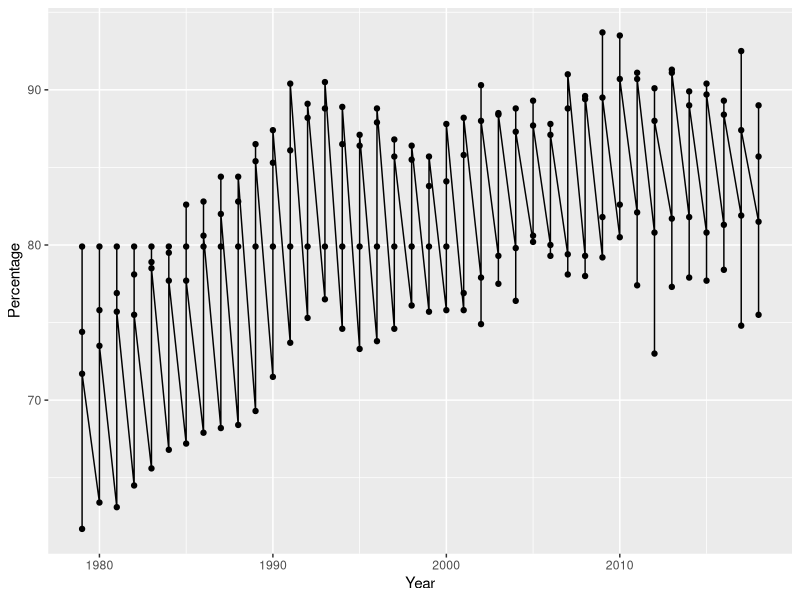
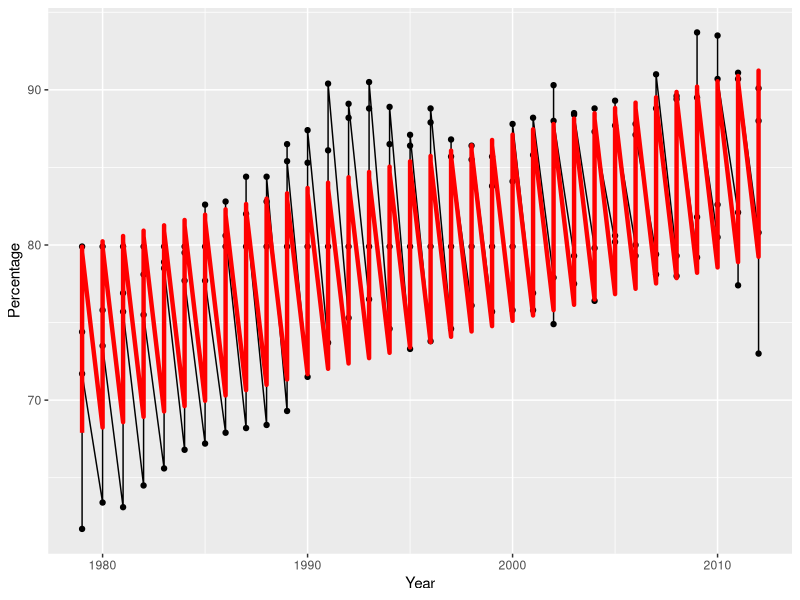
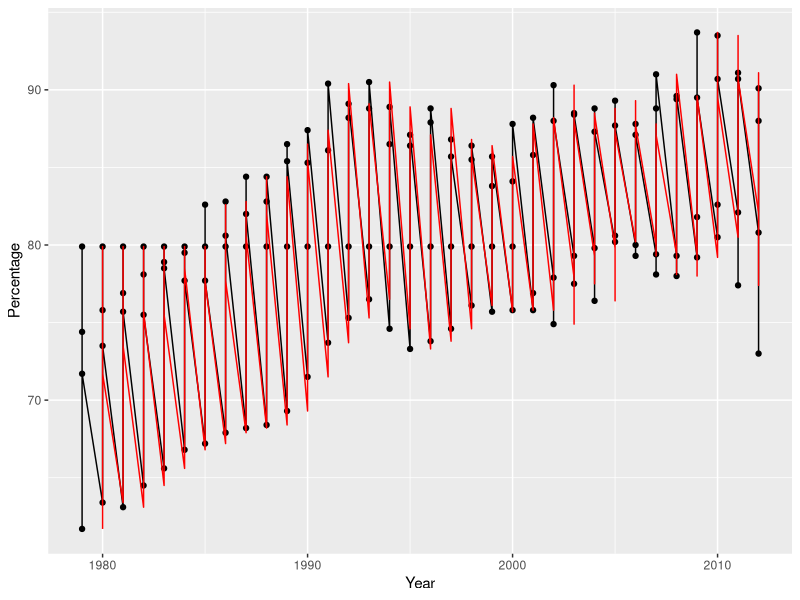
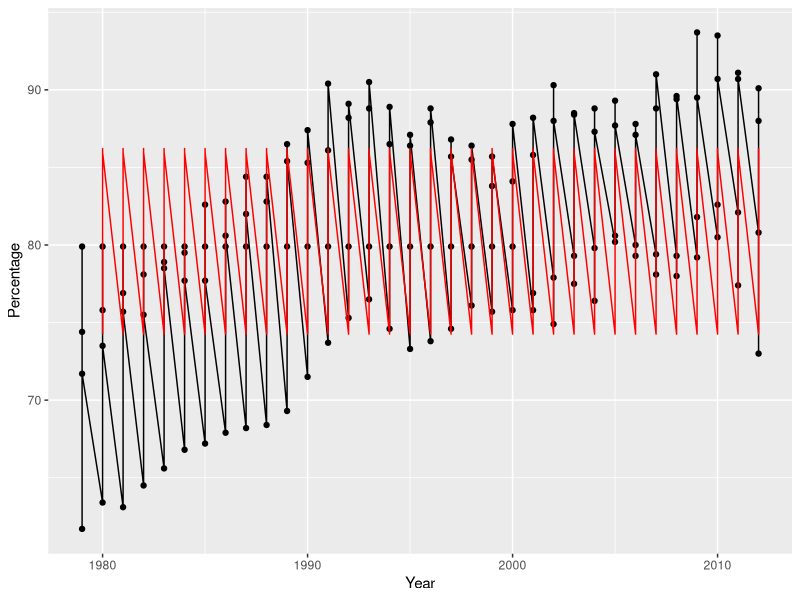
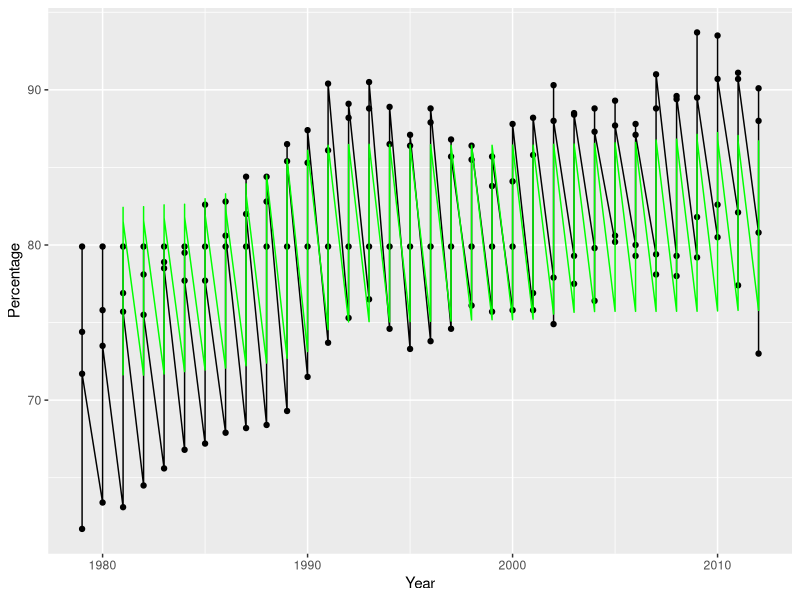
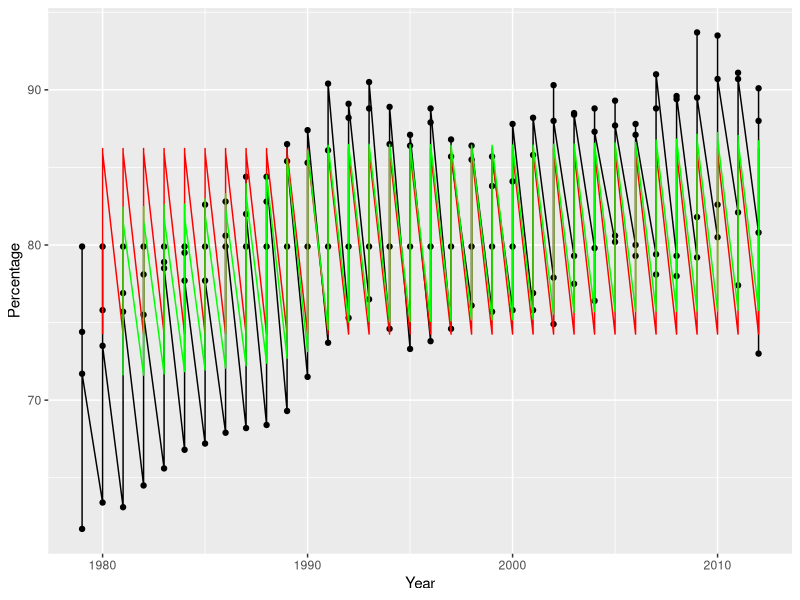
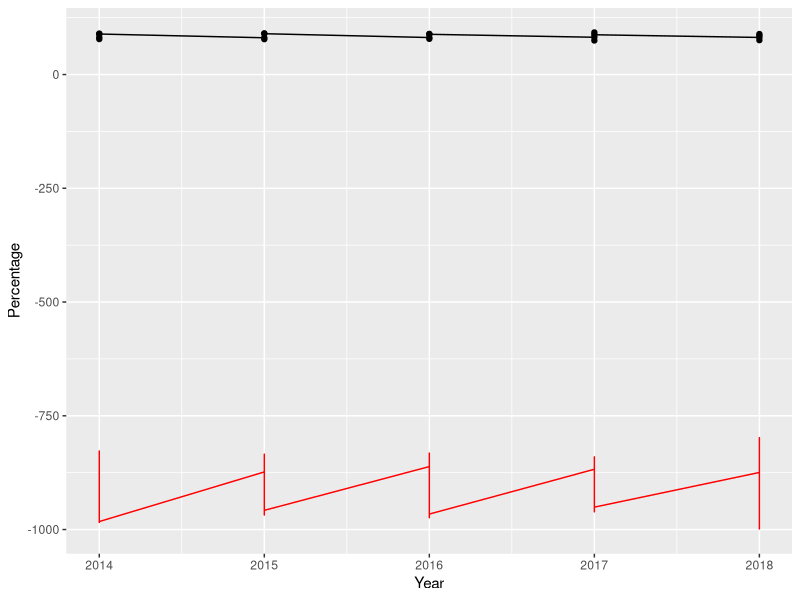

Reproduce these figures in R, in order. (Note: this script raises an error after producing the figures.)
library(dplyr)
library(ggplot2)
library(lubridate)

# Out of sample R^2
OSR2 <- function(predictions, train, test) {
  SSE <- sum((test - predictions)^2)
  SST <- sum((test - mean(train))^2)
  r2 <- 1 - SSE/SST
  return(r2)
}

# R^2 with a particular baseline
BaselineR2 <- function(predictions, truth, baseline) {
  SSE <- sum((truth - predictions)^2)
  SST <- sum((truth - baseline)^2)
  r2 <- 1 - SSE/SST
  return(r2)
}

# Load data and check it out
race = read.csv("salary_race.csv")
str(race)

# Use 2013 as testing data
train <- race %>% filter(Year < 2013)
test <- race %>% filter(Year >= 2013)

set.seed(377)

# Plot initial data -- ggplot knows how to plot dates!
ggplot(race, aes(x = Year, y=Percentage)) + geom_point() + geom_line()

# Linear trend model training data -- Make a new column for the time period
# number (1, 2, ...). The dplyr syntax is a little tricky here -- n() is the
# number of rows in salesTrain, and seq_len(n()) returns the vector 1, 2, ...,
# n(). The end result is that we added a new variable called TimePeriod that
# takes values 1, 2, ..., n().
#old
# trainLM_hourly <- train_hourly %>% mutate(TimePeriod = seq_len(n()))
trainLM <- train %>% mutate(TimePeriod = seq_len(n()))
# Build and plot linear trend model
modLM <- lm(Percentage~TimePeriod + White + Asian + Black.or.African.American + Hispanic.or.Latino.ethnicity, data = trainLM)
ggplot(trainLM, aes(x=Year, y=Percentage)) +
  geom_line() +
  geom_point() +
  geom_line(aes(y=predict(modLM)), col="red", lwd=1.5)

###### Random Walk model training data 
trainRW <- train %>% mutate(LastYear = c(rep(NA,4), head(Percentage, -4)))
head(trainRW)
#random walk aka moving average

# Plot with an additional red line for our predictions as before
ggplot(trainRW, aes(x=Year, y=Percentage)) +
  geom_line() +
  geom_point() +
  geom_line(aes(y=LastYear), col="red")

# Proportion of percentages for which difference is more than 1.
table(abs(trainRW$Percentage-trainRW$LastYear) >= 1)
# Compute training set R^2
# Note that we need to remove the first observation since there is no
# prediction. This is achieved using tail(.., -1) which says to take all but
# the first observation.
BaselineR2(tail(trainRW$LastYear, -4), 
           tail(trainRW$Percentage, -4),
           mean(trainRW$Percentage))

###### AR model

# We need to add sales yesterday and sales two days ago for the two term AR model
# head(.., -2) says take all but the last two 
trainAR <- train %>%
  mutate(LastYear=c(rep(NA, 4), head(White, -4))) %>%
  mutate(TwoYearsAgo = c(rep(NA, 8), head(White, -8)))
# Do the regression with one lag term
mod2a <- lm(Percentage~LastYear + White + Asian + Black.or.African.American + Hispanic.or.Latino.ethnicity, data=trainAR)
summary(mod2a)

# 2-term autoregressive model 
mod2b <- lm(Percentage~LastYear + TwoYearsAgo + White + Asian + Black.or.African.American + Hispanic.or.Latino.ethnicity, data=trainAR)
summary(mod2b)
# Plot with an additional red line for our predictions as before
ggplot(trainAR, aes(x=Year, y=Percentage)) +
  geom_line() +
  geom_point() +
  geom_line(aes(y=predict(mod2b, newdata=trainAR)), col="red")


## Trying Random Forest
library(randomForest)
set.seed(349)

# Plug in all of the variables that we've created
mod.rf <- randomForest(Percentage ~ LastYear + TwoYearsAgo + Year + White + Asian + Black.or.African.American + Hispanic.or.Latino.ethnicity, data = tail(trainAR, -8))
ggplot(trainAR, aes(x=Year, y=Percentage)) +
  geom_line() +
  geom_point() +
  geom_line(aes(y=predict(mod.rf, newdata=trainAR)), col="green")

# Both on the same plot:
ggplot(trainAR, aes(x=Year, y=Percentage)) +
  geom_line() +
  geom_point() +
  geom_line(aes(y=predict(mod2b, newdata=trainAR)), col="red") +
  geom_line(aes(y=predict(mod.rf, newdata=trainAR)), col="green")

# Create Test Set
test_final <- test %>%
  mutate(LastYear=c(rep(NA,4), head(Percentage, -4))) %>%
  mutate(TwoYearsAgo = c(rep(NA,8), head(Percentage, -8)))

# Test set prediction and OSR^2
# Test-set prediction
#DEBUG THIS - WHY IS THIS NEGATIVE? AND OSR^2 IS BROKEN
pred.test <- tail(predict(mod2b, newdata = test_final), -4)
OSR2(pred.test, trainAR$Percentage, tail(test_final$Percentage, -4))
# SSE <- sum((tail(test_final$Percentage, -4) - pred.test)^2)
# SST <- sum((tail(test_final$Percentage, -4) - mean(trainAR$Percentage))^2)
# r2 <- 1 - SSE/SST

pred.test.rf <- tail(predict(mod.rf, newdata = test_final), -8)
OSR2(pred.test.rf, trainAR$Percentage, tail(test_final$Percentage, -8))

# Test set plots
ggplot(tail(test_final, -4), aes(x=Year, y=Percentage)) +
  geom_line() +
  geom_point() +
  geom_line(aes(y=pred.test), col="red")

ggplot(test_final, aes(x=Year, y=Percentage)) +
  geom_line() +
  geom_point() +
  geom_line(aes(y=pred.test), col="red") +
  geom_line(aes(y=pred.test.rf), col="green")





